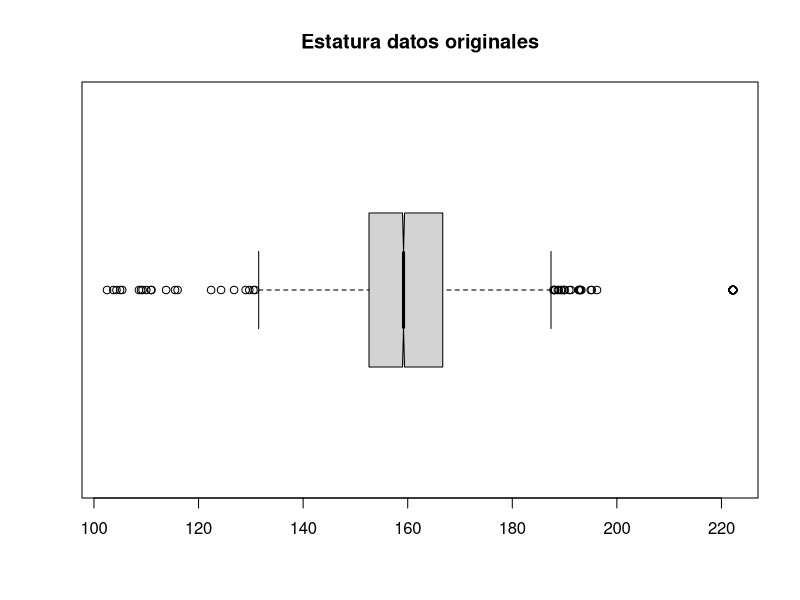
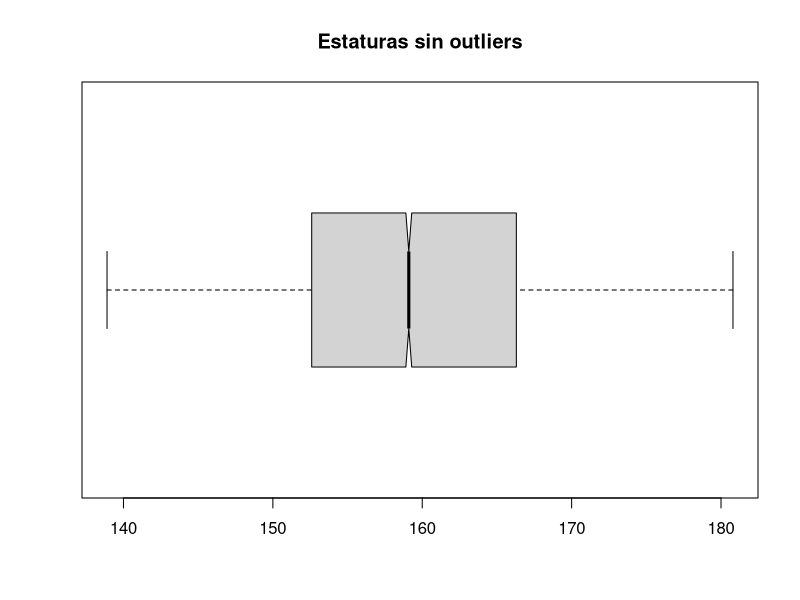
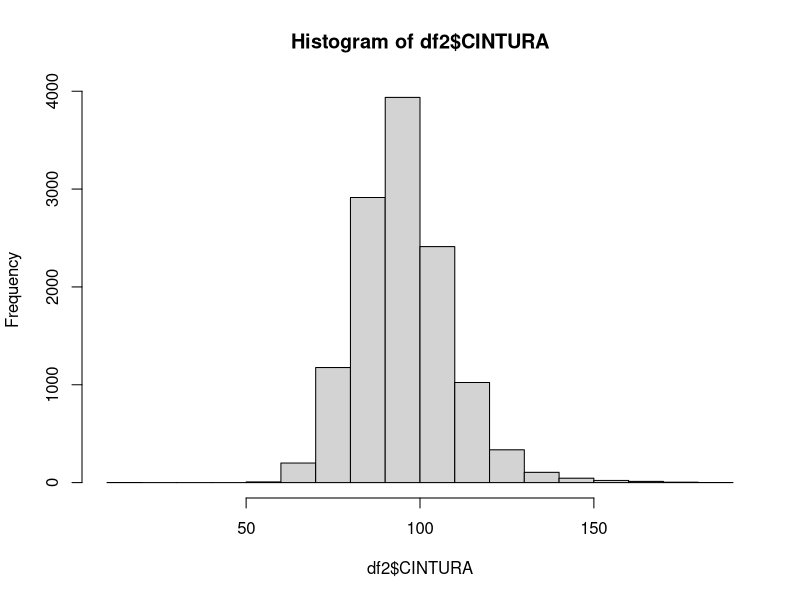
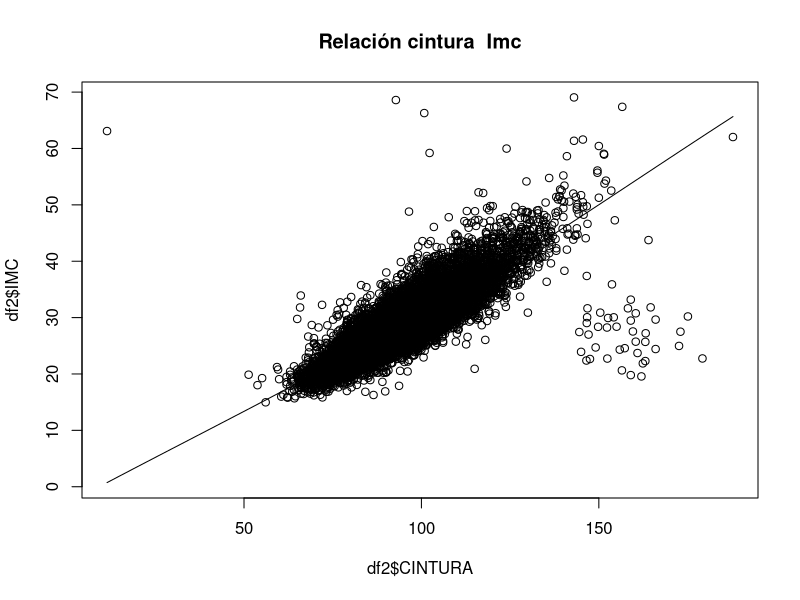
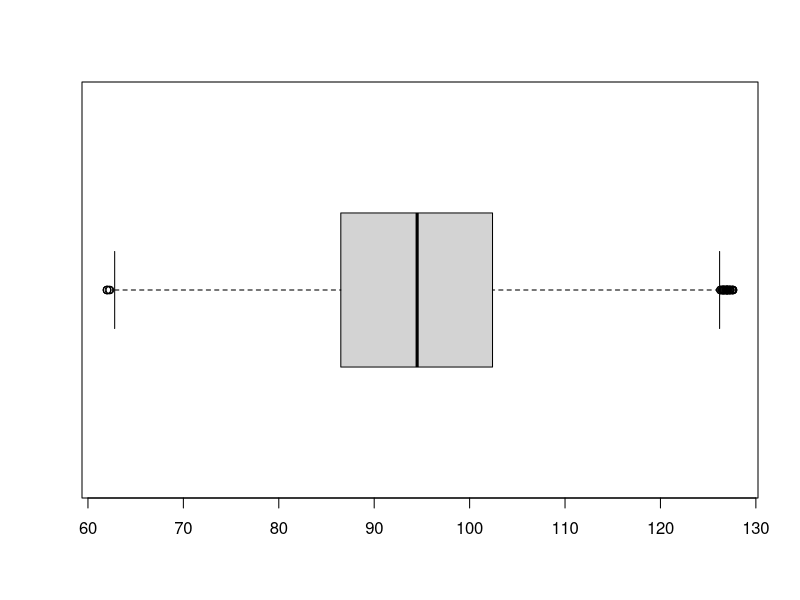
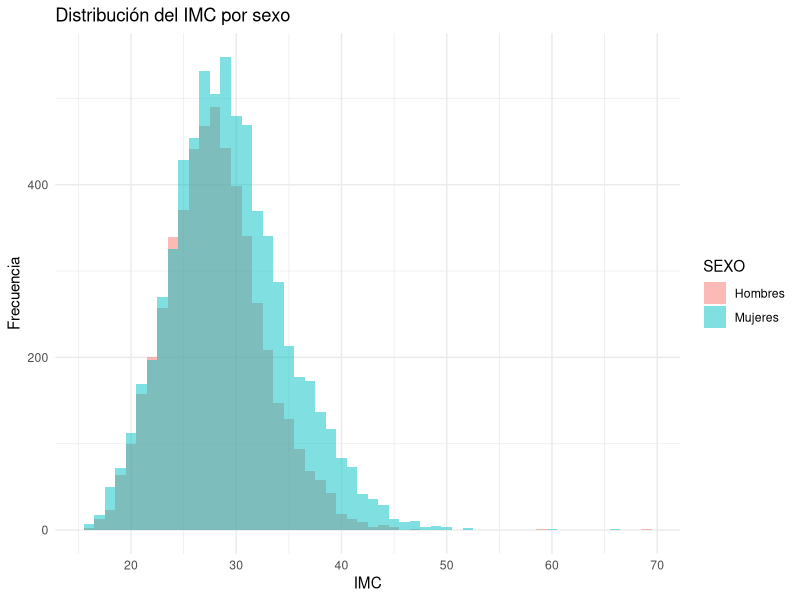
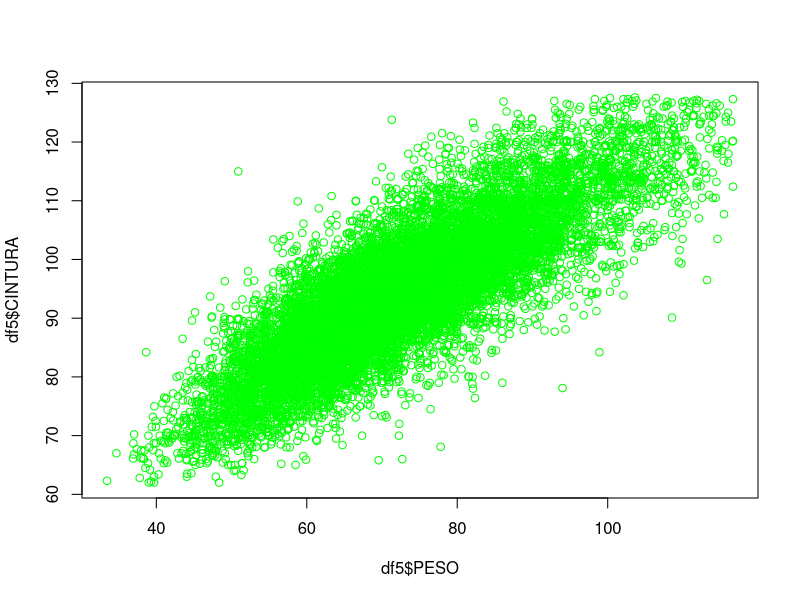

The R source for these figures, in order:
setwd("C:/Users/52222/Documents/Itesm/Concentracion26")
df <- read.csv(file="CN_ANTROPOMETRIA_LIMPIO2.csv", header=TRUE, sep=",")
#límites superior e inferior de estatura
summary(df$ESTATURA)

boxplot(df$ESTATURA,horizontal=TRUE,notch=TRUE,main="Estatura datos originales")

media_e <- mean(df$ESTATURA,na.rm=TRUE)
desv_e <- sd(df$ESTATURA,na.rm = TRUE)

lim_inf <- media_e - 2*desv_e
lim_sup <- media_e + 2*desv_e

df2 <- df[df$ESTATURA>=lim_inf & df$ESTATURA<=lim_sup,]
boxplot(df2$ESTATURA,horizontal=TRUE,notch=TRUE,main="Estaturas sin outliers")
hist(df2$CINTURA)
scatter.smooth(df2$CINTURA,df2$IMC,color="magenta",main="Relación cintura  Imc")

#cintura
Q1_c <- quantile(df2$CINTURA,0.25,na.rm=TRUE)
Q3_c <- quantile(df2$CINTURA,0.75,na.rm=TRUE)
IQR <- Q3_c - Q1_c
lim_inf <- Q1_c -1.5*IQR
lim_sup <- Q3_c +1.5*IQR

df3 <- df2[df2$CINTURA >= lim_inf & df2$CINTURA<=lim_sup,]
boxplot(df3$CINTURA,horizontal=TRUE)

table(df2$SEXO)

df_mujeres<- df3[df3$SEXO==2,]
df_hombres<- df3[df3$SEXO==1,]


library(ggplot2)

df_mujeres$SEXO <- "Mujeres"
df_hombres$SEXO <- "Hombres"

df_imc <- rbind(
  df_mujeres[, c("IMC", "SEXO")],
  df_hombres[, c("IMC", "SEXO")]
)

ggplot(df_imc, aes(x = IMC, fill = SEXO)) +
  geom_histogram(
    binwidth = 1,
    alpha = 0.5,
    position = "identity"
  ) +
  labs(
    title = "Distribución del IMC por sexo",
    x = "IMC",
    y = "Frecuencia",
    fill = "SEXO"
  ) +
  theme_minimal()






# estas son otras cosas
summary(df3$CINTURA)#peso
media_p <- mean(df3$PESO,na.rm=TRUE)
desv_p <- sd(df3$PESO,na.rm=TRUE)
lim_inf <- media_p - 3*desv_p
lim_sup <- media_p + 3*desv_p
df4 <- df3[df3$PESO>= lim_inf & df3$PESO <= lim_sup,]
colSums(is.na(df4))
df5 <- df4[!is.na(df4$PESO) & !is.na(df4$ESTATURA),]
colSums(is.na(df5))
df5 <- df5[,-5]
plot(df5$PESO,df5$CINTURA,col="green")
write.csv(df5,"CN_ANTROPOMETRIA_LIMPIO3.csv")
